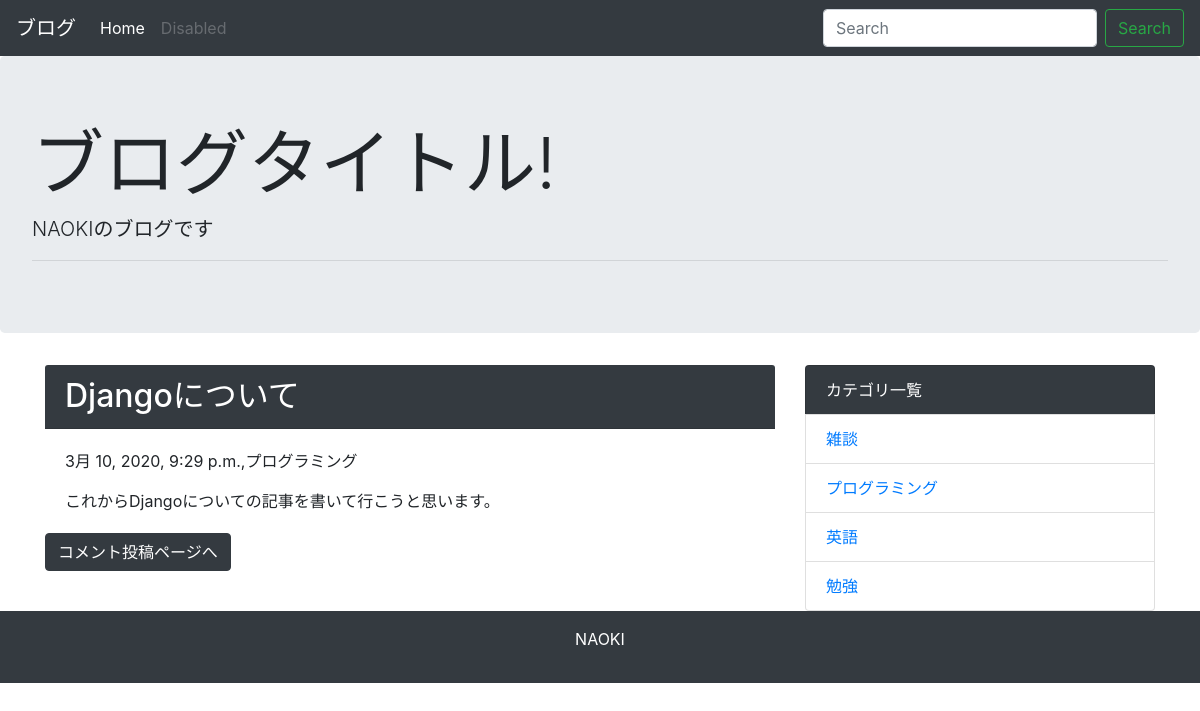
The page /detail/2/ on the database its author committed.
### blog/models.py (models this page shows, shortened)
class Post(models.Model):
    title = models.CharField("タイトル",max_length = 50)
    text = models.TextField("本文")
    created_at = models.DateTimeField("作成日",default = timezone.now)
    category = models.ForeignKey(Category, verbose_name='カテゴリ', on_delete=models.PROTECT)

class Category(models.Model):
    name = models.CharField("カテゴリ名", max_length = 20)
    cerated_at = models.DateTimeField("作成日",default = timezone.now)
    def __str__(self):
        return self.name

### blog/views.py (the view)
# urls.py: path('detail/<int:pk>/', views.DetailView.as_view(), name='detail'),
class DetailView(generic.DetailView):
    model = Post

### blog/context_processors.py (called while the page is built)
def common(request):
    context = {
        'category_list':Category.objects.all(),
    }
    return context

### blog/templates/blog/post_detail.html (shortened to what this page needs)
{% extends 'blog/base.html' %}
{% block content %}
<div class="card　mb-3">
    <h2 class="card-header bg-dark text-white">{{post.title}}</h2>
    <div class="card-body">
      <p>{{post.created_at}},{{post.category}}</p>
      {{ post.text | linebreaksbr | urlize }}
    </div>
</div>
<a class="btn btn-dark" href="{% url 'blog:comment' post.pk %}">コメント投稿ページへ</a>
{% endblock %}

### blog/templates/blog/base.html (shortened to what this page needs)
<!doctype html>
<html lang="ja">
  <head>
    <link rel="stylesheet" href="https://maxcdn.bootstrapcdn.com/bootstrap/4.0.0-beta.2/css/bootstrap.min.css">
  </head>
  <body>
    <nav class="navbar navbar-expand-lg navbar-dark bg-dark">
      <a class="navbar-brand" href="#">ブログ</a>
      <div class="collapse navbar-collapse" id="navbarSupportedContent">
        <ul class="navbar-nav mr-auto">
          <li class="nav-item active">
            <a class="nav-link" href="{% url 'blog:index' %}">Home</a>
          </li>
          <li class="nav-item">
            <a class="nav-link disabled" href="#">Disabled</a>
          </li>
        </ul>
        <form class="form-inline my-2 my-lg-0" method="GET" action=" {% url 'blog:index' %}">
          <input class="form-control mr-sm-2" type="text" placeholder="Search" aria-label="Search" name="keyword">
          <button class="btn btn-outline-success my-2 my-sm-0" type="submit">Search</button>
        </form>
      </div>
    </nav>
    <div class="jumbotron">
      <h1 class="display-3">ブログタイトル!</h1>
      <p class="lead">NAOKIのブログです</p>
      <hr class="my-2">
    </div>
    <div class="container">
     <div class = "row">
       <div class = "col-md-8">
        {% block content %}
        {% endblock %}
       </div>
       <div class = "col-md-4">
        <ul class="list-group">
          <li class="list-group-item bg-dark text-white">カテゴリ一覧</li>
          {% for category in category_list %}
           <li class="list-group-item"><a href="{% url 'blog:category' category.pk%}">{{ category }}</a></li>
          {% endfor %}
        </ul>
       </div>
      </div>
    </div>
    <footer class = "bg-dark text-white text-center py-3">
      <p>NAOKI</p>
    </footer>
  </body>
</html>

### rows shown on the page
Post: title "Djangoについて", created_at "3月 10, 2020, 9:29 p.m.", category "プログラミング", text "これからDjangoについての記事を書いて行こうと思います。"
Category: name "雑談"
Category: name "プログラミング"
Category: name "英語"
Category: name "勉強"
